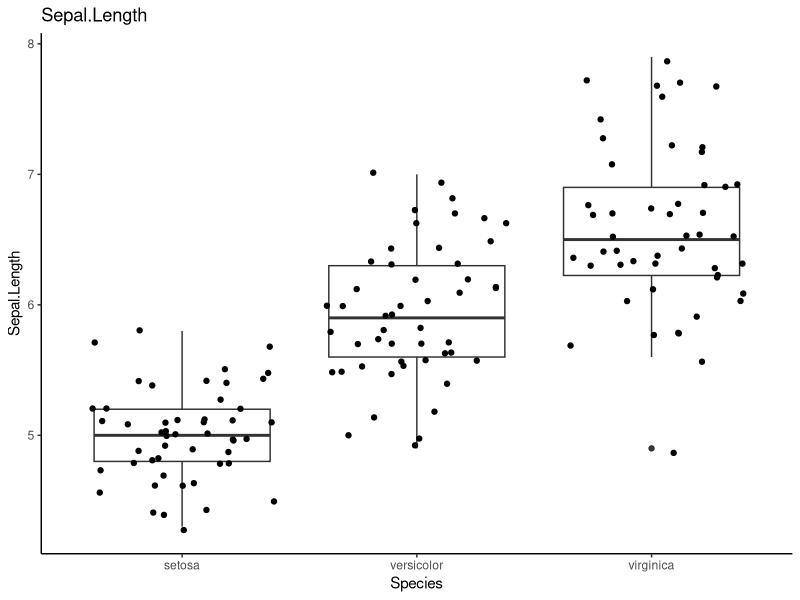
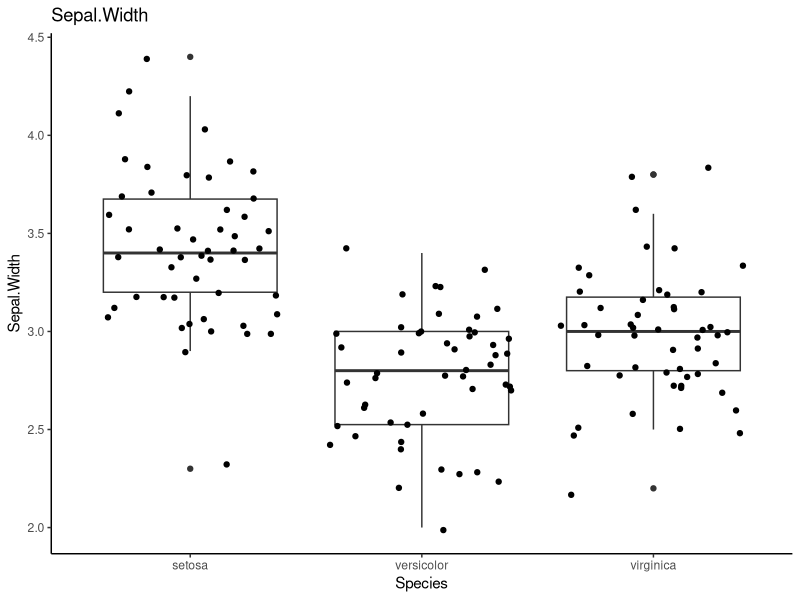
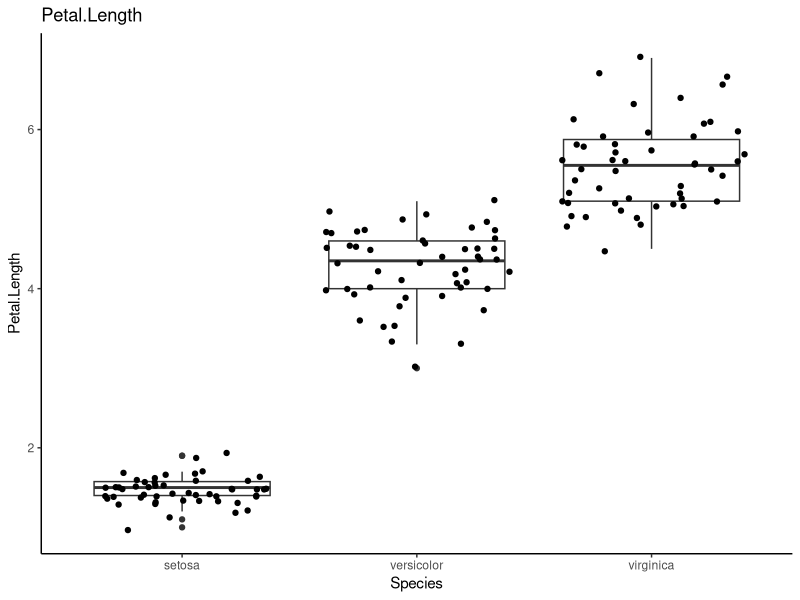
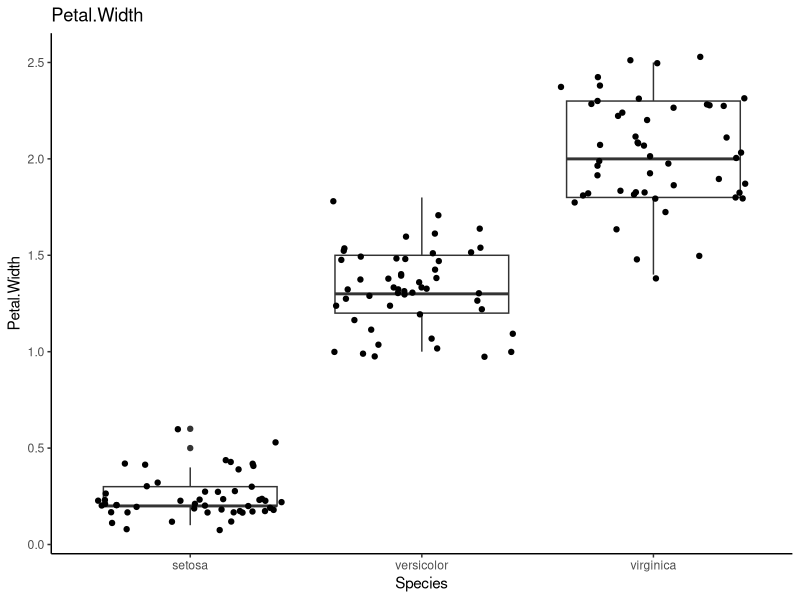

Recreate these plots in R, in order.
## ---- chunk 1
data() # wow! these are all mock datasets in base R!  
## ---- chunk 2
DF_tooth <- ToothGrowth # lets call it something else
## ---- chunk 3
    head(DF_tooth) # head shows your the first rows of the dataframe 
## ---- chunk 4
    head(DF_tooth, 2) # tell it how many rows you want to see 
## ---- chunk 5
    tail(DF_tooth) # tail shows you the last rows of the dataframe
## ---- chunk 6

    tail(DF_tooth, 1) # tell it how many rows you want to see 
## ---- chunk 7
    nrow(DF_tooth) # prints a single integer for your object
## ---- chunk 8

    ncol(DF_tooth) # prints a single integer for your object
## ---- chunk 9
    dim(DF_tooth) # 60 rows and 3 columns! 
## ---- chunk 10

    tail(DF_tooth, 1) # look at the last row again, we see the row number is 60 and there are three columns 

    # last row is 60 and the first column is len - below == 23!
    DF_tooth[60,1] # 23

    # last row is 60 and the second column is supp 
    DF_tooth[60,2] # 'OJ'

    # last row is 60 and the third column is dose
    DF_tooth[60,3] # 2

## ---- chunk 11

    c(1:5) # with integers!

    c('one', 'of', 'me', 'is', 'order', 'out', 'of') # with strings!
## ---- chunk 12

    head(DF_tooth) # we just want to print `4.2, 11.5, 7.3, 5.8, 6.4`

    # try it below!

## ---- chunk 13

for (i in 1:nrow(DF_tooth)) { # open for loop, for i equal to 1:60
  
  # do the following for when i is equal to 1, 2, 3, ..60
  
  # this is one possible solution using a if else conditional statement!
  
  if (DF_tooth[i,2] == 'OJ') { # if row i in the second column == 'OJ'
    
    DF_tooth$len_new[i] <- DF_tooth[i,1] + DF_tooth[i,1]*(0.1) # new row 'len_new' calculated
    
  } else { # FALSE, second column == 'VC'
    
    DF_tooth$len_new[i] <- DF_tooth[i,1] # 'len_new' row is the same as len
    
  } # end if statment
  
} # close  for loop

View(DF_tooth) # look at the data!
## ---- chunk 14

library(dplyr) # load the library
# install.packages('dplyr') # of you do not have the package above, remove the hashtag and Cnrtl+Enter to run this line tp install

?if_else # review the command page 

# input the criteria - same as the for loop above

DF_tooth$len_new2 <- if_else(DF_tooth$supp == 'OJ', 
                            (DF_tooth$len + DF_tooth$len*(0.1)), # TRUE
                            (DF_tooth$len)) # FALSE

View(DF_tooth)
## ---- chunk 15

library(ggplot2) # load the library

# install.packages('ggplot2') # of you do not have the package above, remove the hashtag and Cnrtl+Enter to run this line tp install

iris # take a look at the dataset! 

dim(iris) # 150 rows and 5 columns 

head(iris) # first four rows are numeric data and last row is categorical 'Species'


# below we loop thorugh each iris numeric column and plot by species 

for (i in 1:(ncol(iris)-1)) { # open for loop, for i equal to 1 - 4
  
    loop_measurement_name <- colnames(iris[i]) # string to name the plot and y axis

    plot <- ggplot(data = iris, aes(x=Species, y=iris[,i]), fill=Species) +
      geom_boxplot() + 
      geom_jitter() +
      ylab(loop_measurement_name) + # name the y axis w
      ggtitle(loop_measurement_name) + # name the plot
      theme_classic()
    
    print(plot)
    
} # close  for loop

# clock below to see the four unique boxplots!
## ---- chunk 16
# 
# for () { # open for loop
#   
#   
#       if () {        # condition
#         
#                      # if TRUE 
#         
#         
#       ) else if () { # next condition
#         
#                      # if TRUE for else if only
#         
#       } else {  
#         
#                      # if FALSE for all conditions 
#         
#       } # end if statment
#   
#   
# } # close  for loop

# View(iris) # look at the data!
## ---- chunk 17
?case_when

iris$Audrey_III.Length_NOloop <- # use case_when to take it!
  

View(iris) # when you finish, compare your Audrey_III results

